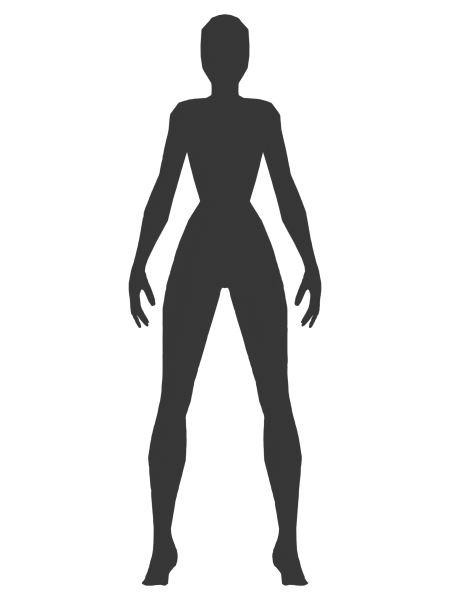
#> input picture backend/app/assets/body_mesh/source_renders/female_base.png, 900 x 1200 px (shown at 1/2 size)
$ python -i person_image_store.py   (imports and definitions only)
#> lines starting #> are read from the running program, lines starting #| are printed output that depends on the picture
#> further down, picture is the input picture: PIL image 900x1200 RGBA; mean R, G, B, A 9.9, 9.9, 9.9, 44.1
# -*- coding: utf-8 -*-
"""Ephemeral user person-photo handling for neural VTON.

User photos are stored only as short-lived temp files and are referenced through
opaque ephemeral:// URLs. They are never mounted under /uploads and are never
intended for public access.
"""

from __future__ import annotations

import asyncio
import logging
import os
import tempfile
from io import BytesIO
from pathlib import Path
from typing import Optional
from uuid import uuid4

from fastapi import UploadFile
from PIL import Image, ImageEnhance, ImageOps, UnidentifiedImageError


LOGGER = logging.getLogger(__name__)
EPHEMERAL_PERSON_DIR = Path(tempfile.gettempdir()) / "vton_ephemeral_person"
# [1 line not run here, left out]
EPHEMERAL_PREFIX = "ephemeral://person/"
MAX_PERSON_UPLOAD_BYTES = 8 * 1024 * 1024
DEFAULT_PERSON_TTL_SECONDS = int(os.getenv("PERSON_EPHEMERAL_TTL_SECONDS", str(20 * 60)))


class EphemeralPersonImageError(Exception):
    pass


# [25 lines not run here, left out]


def is_ephemeral_person_reference(reference: Optional[str]) -> bool:
    return bool(reference and reference.startswith(EPHEMERAL_PREFIX))


# [40 lines left out: functions resolve_ephemeral_person_path, delete_ephemeral_person_reference, schedule_ephemeral_person_delete, not called in this run]


# [3 lines not run here, left out]


def _prepare_person_jpeg(image: Image.Image, enhance: bool = True) -> Image.Image:
#> called with enhance = True
    if image.width < 320 or image.height < 480:
        raise EphemeralPersonImageError(
            "A foto está pequena demais. Use uma foto de corpo inteiro com boa luz."
        )

    rgba = image.convert("RGBA")
    background = Image.new("RGB", rgba.size, (248, 248, 246))
    background.paste(rgba.convert("RGB"), mask=rgba.getchannel("A"))

    if enhance:
        background = ImageOps.autocontrast(background, cutoff=1)
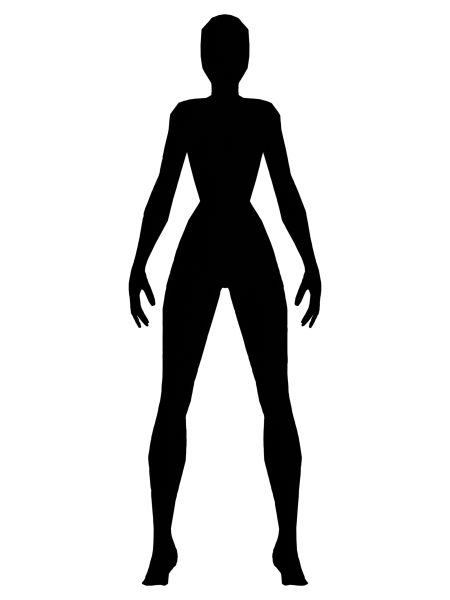
#> background: PIL image 900x1200 RGB (shown at 1/2 size); mean R, G, B 211, 211, 211.1
        background = ImageEnhance.Brightness(background).enhance(1.08)
        background = ImageEnhance.Contrast(background).enhance(1.08)

    background.thumbnail((768, 1152), Image.Resampling.LANCZOS)
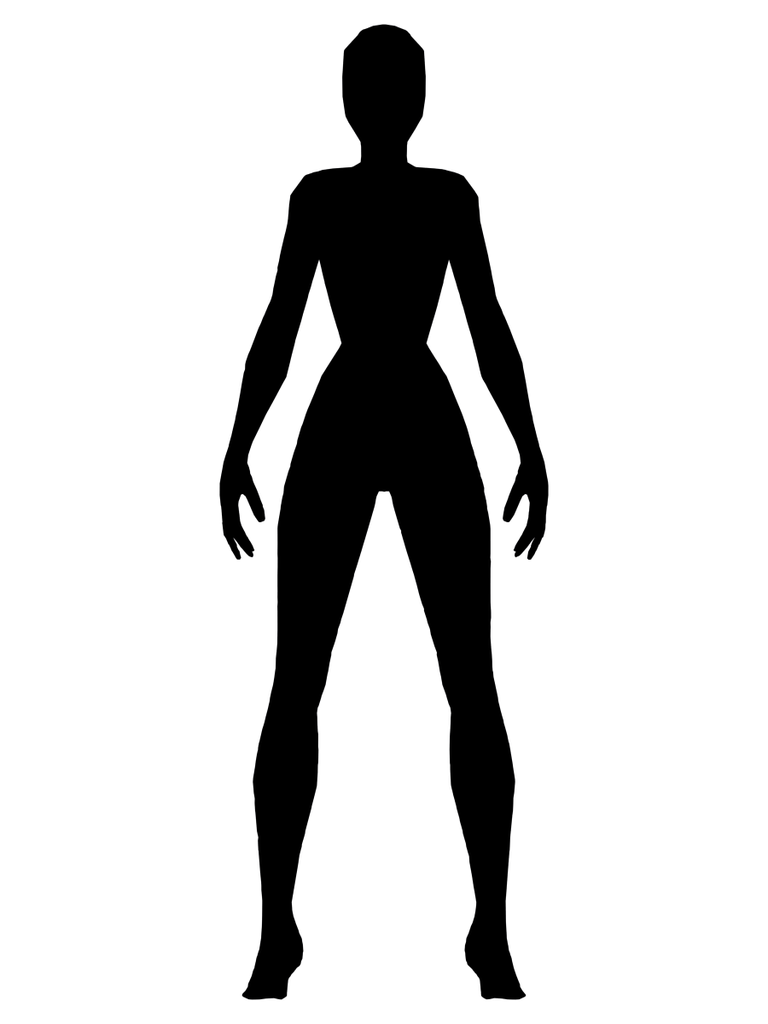
#> background: PIL image 768x1024 RGB; mean R, G, B 210.9, 210.9, 210.9
    return background


# [6 lines left out: function _is_safe_ephemeral_path, not called in this run]

>>> from PIL import Image
>>> picture = Image.open('../assets/body_mesh/source_renders/female_base.png')
>>> result = _prepare_person_jpeg(picture)

$ run again, on backend/app/assets/body_mesh/source_renders/male_base.png
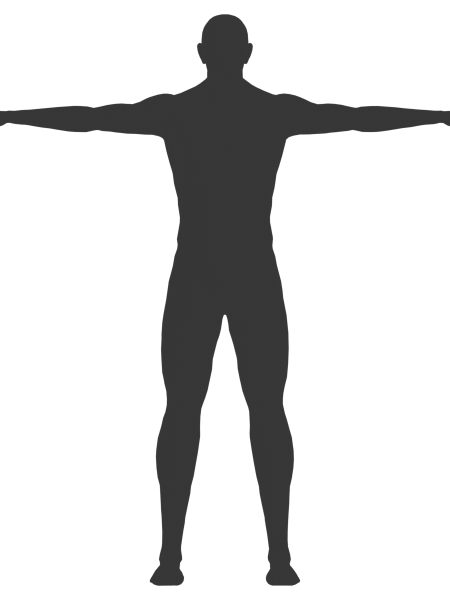
#> input picture backend/app/assets/body_mesh/source_renders/male_base.png, 900 x 1200 px (shown at 1/2 size)
#> picture is the input picture: PIL image 900x1200 RGBA; mean R, G, B, A 11.7, 11.7, 11.7, 52.9
#> in _prepare_person_jpeg, `background = ImageOps.autocontrast(background, cutoff=1)`:
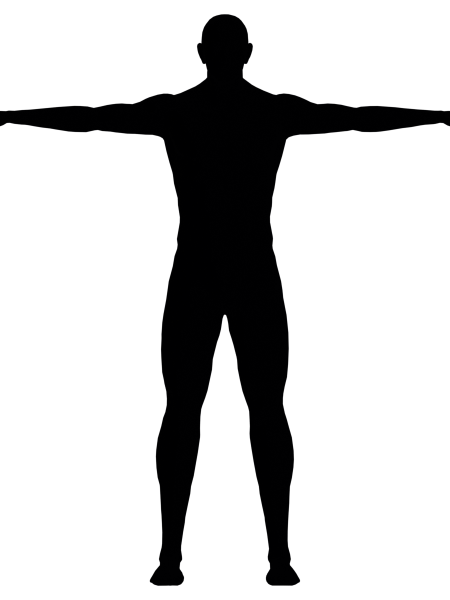
#> background: PIL image 900x1200 RGB (shown at 1/2 size); mean R, G, B 202.2, 202.2, 202.4
#> in _prepare_person_jpeg, `background.thumbnail((768, 1152), Image.Resampling.LANCZOS)`:
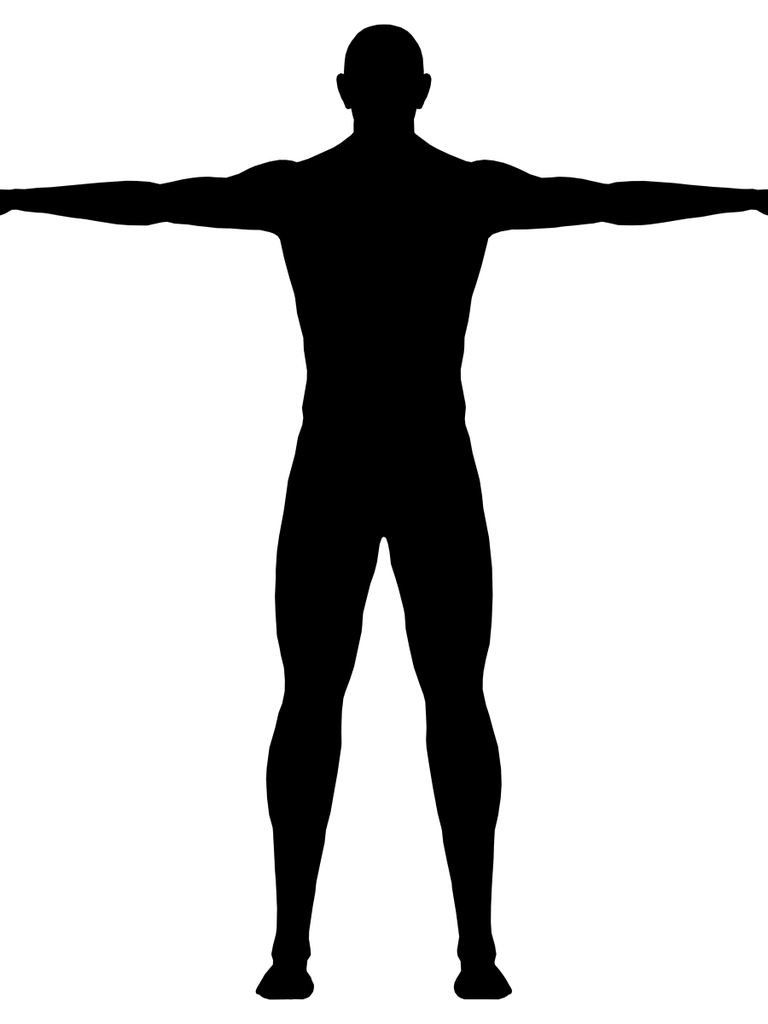
#> background: PIL image 768x1024 RGB; mean R, G, B 202.2, 202.2, 202.2
